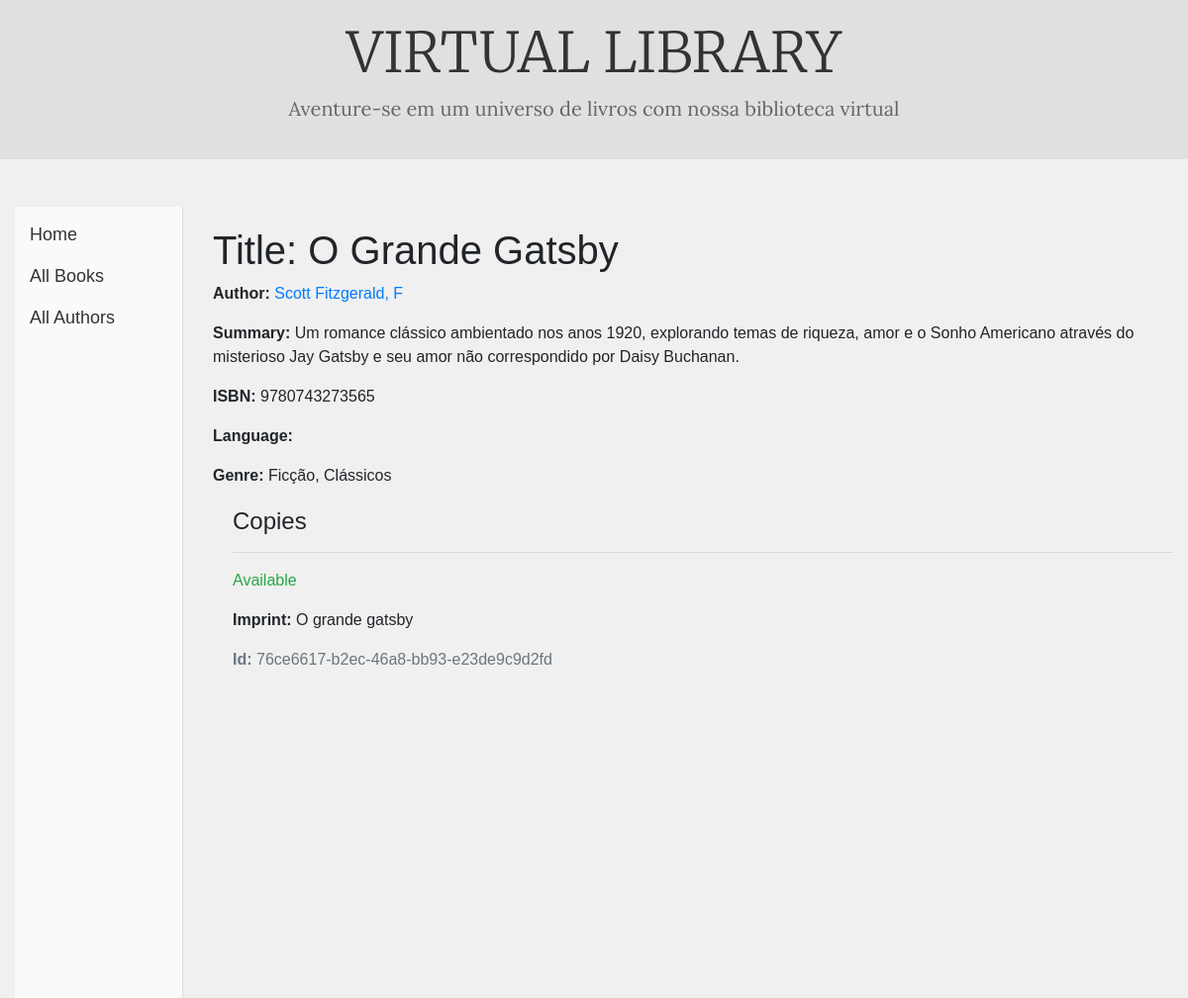
/catalog/book/1, run on the app's committed database.
### catalog/models.py (models this page shows, shortened)
class Book(models.Model):
    title = models.CharField(max_length=200)
    author = models.ForeignKey('Author', on_delete=models.SET_NULL, null=True)
    summary = models.TextField(max_length=1000, help_text='Enter a brief description of the book')
    isbn = models.CharField('ISBN', max_length=13, help_text='13 Character <a href="https://www.isbn-international.org/content/what-isbn">ISBN number</a>')
    genre = models.ManyToManyField(Genre, help_text='Select a genre for this book')
    def display_genre(self):
        """Create a string for the Genre. This is required to display genre in Admin."""
        return ', '.join(genre.name for genre in self.genre.all()[:3])
    display_genre.short_description = 'Genre'

class Author(models.Model):
    first_name = models.CharField(max_length=100)
    last_name = models.CharField(max_length=100)
    date_of_birth = models.DateField(null=True, blank=True)
    date_of_death = models.DateField('Died', null=True, blank=True)
    class Meta:
        ordering = ['last_name', 'first_name']
    def __str__(self):
        return f'{self.last_name}, {self.first_name}'

class Genre(models.Model):
    name = models.CharField(max_length=200, help_text='Enter a book genre (e.g. Science Fiction)')
    def __str__(self):
        return self.name

class BookInstance(models.Model):
    id = models.UUIDField(primary_key=True, default=uuid.uuid4, help_text='Unique ID for this particular book across whole library')
    book = models.ForeignKey('Book', on_delete=models.SET_NULL, null=True)
    imprint = models.CharField(max_length=200)
    due_back = models.DateField(null=True, blank=True)
    LOAN_STATUS = (
        ('m', 'Maintenance'),
        ('o', 'On loan'),
        ('a', 'Available'),
        ('r', 'Reserved'),
    )
    status = models.CharField(
        max_length=1,
        choices=LOAN_STATUS,
        blank=True,
        default='m',
        help_text='Book availability',
    )
    class Meta:
        ordering = ['due_back']

### catalog/views.py (the view, shortened to what this page needs)
# urls.py: path('book/<int:pk>', views.BookDetailView.as_view(), name='book-detail'),
class BookDetailView(DetailView):
    model = Book
    template_name = 'catalog/book_detail.html'

### catalog/templates/catalog/book_detail.html (shortened to what this page needs)
{% extends "base_generic.html" %}
{% block content %}
  <h1>Title: {{ book.title }}</h1>
  <p><strong>Author:</strong> <a href="{% url 'author-detail' book.author.pk %}">{{ book.author }}</a></p>
  <p><strong>Summary:</strong> {{ book.summary }}</p>
  <p><strong>ISBN:</strong> {{ book.isbn }}</p>
  <p><strong>Language:</strong> {{ book.language }}</p>
  <p><strong>Genre:</strong> {% for genre in book.genre.all %} {{ genre }}{% if not forloop.last %}, {% endif %}{% endfor %}</p>
  <div style="margin-left:20px;margin-top:20px">
    <h4>Copies</h4>
    {% for copy in book.bookinstance_set.all %}
      <hr>
      <p class="{% if copy.status == 'a' %}text-success{% elif copy.status == 'm' %}text-danger{% else %}text-warning{% endif %}">{{ copy.get_status_display }}</p>
      <p><strong>Imprint:</strong> {{copy.imprint}}</p>
      <p class="text-muted"><strong>Id:</strong> {{copy.id}}</p>
    {% endfor %}
  </div>
{% endblock %}

### static/css/style.css (style rules this page uses)
* { margin: 0; padding: 0; box-sizing: border-box; }
body { background-color: #f0f0f0; font-family: Arial, sans-serif; }

### data on the page
Book: title "O Grande Gatsby", author "Scott Fitzgerald, F", summary "Um romance clássico ambientado nos anos 1920, explorando temas de riqueza, amor e o Sonho Americano através do misterioso Jay Gatsby e seu amor não correspondido por Daisy Buchanan.", isbn "9780743273565"
Genre: name "Ficção, Clássicos"
BookInstance: status "Available", imprint "O grande gatsby", id "76ce6617-b2ec-46a8-bb93-e23de9c9d2fd"
